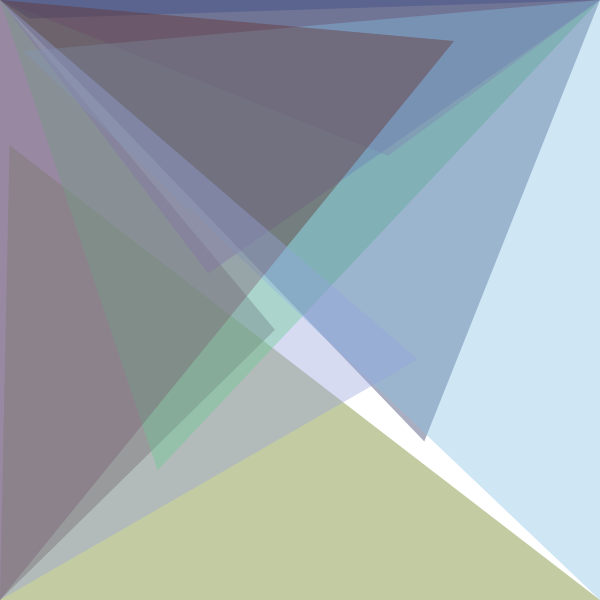
Frame 1 (no input)
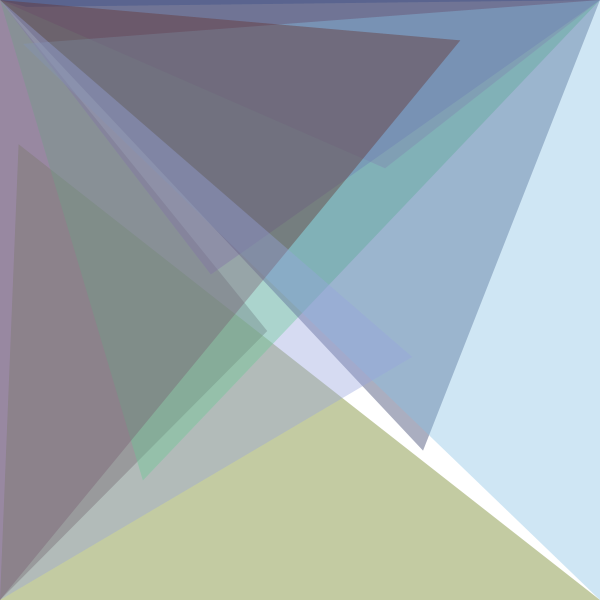
Frame 60 (the mouse pressed at the canvas centre just before this capture)
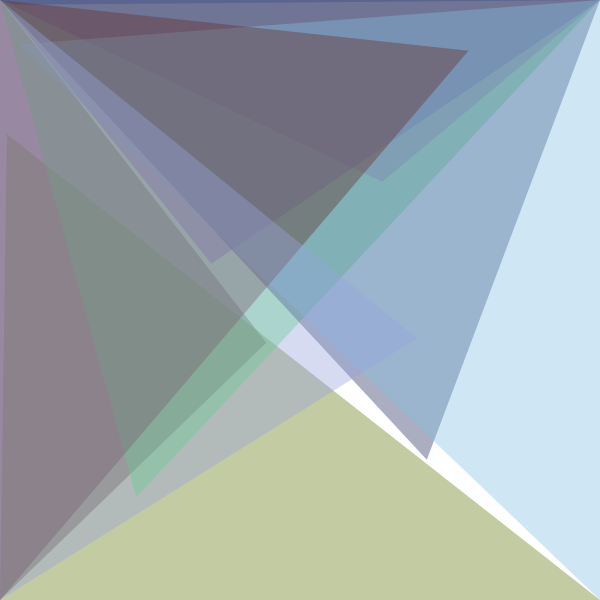
Frame 120 (the mouse held since frame 60 and released just before this capture)

The Processing sketch that drew these frames (run headless with seeded random() and noise(); from frame 60 on, the mouse is pressed at the canvas centre):

// Processing sketch: triangles
// ── triangles.pde
int n=10;
PVector [] vertices=new PVector[n];
PVector[] col=new PVector[n];
float []side=new float[n];
void setup(){
  size(600,600);
  for(int i=0;i<n;i++){
    vertices[i]=new PVector(random(600),random(600));
    col[i]=new PVector(random(255),random(255),random(255));
    side[i]=floor(random(4))+1;
    
  }

}

void draw(){
  background(255);
  noStroke();
  for(int i=0;i<n;i++){
    fill(col[i].x,col[i].y,col[i].z,100);
    switch((int)side[i]){
    case 1:
    triangle(0, 0, vertices[i].x, vertices[i].y, 0, 600);
    break;
    
    case 2:
    triangle(0, 0, vertices[i].x, vertices[i].y, 600, 00);
    break;
    
    case 3:
    triangle(600, 600, vertices[i].x, vertices[i].y, 600, 00);
    break;
    
    case 4:
    triangle(600, 600, vertices[i].x, vertices[i].y, 0, 600);
    break;
    
    }
    vertices[i].add(new PVector(random(-2,2),random(-2,2)));
  }

}
